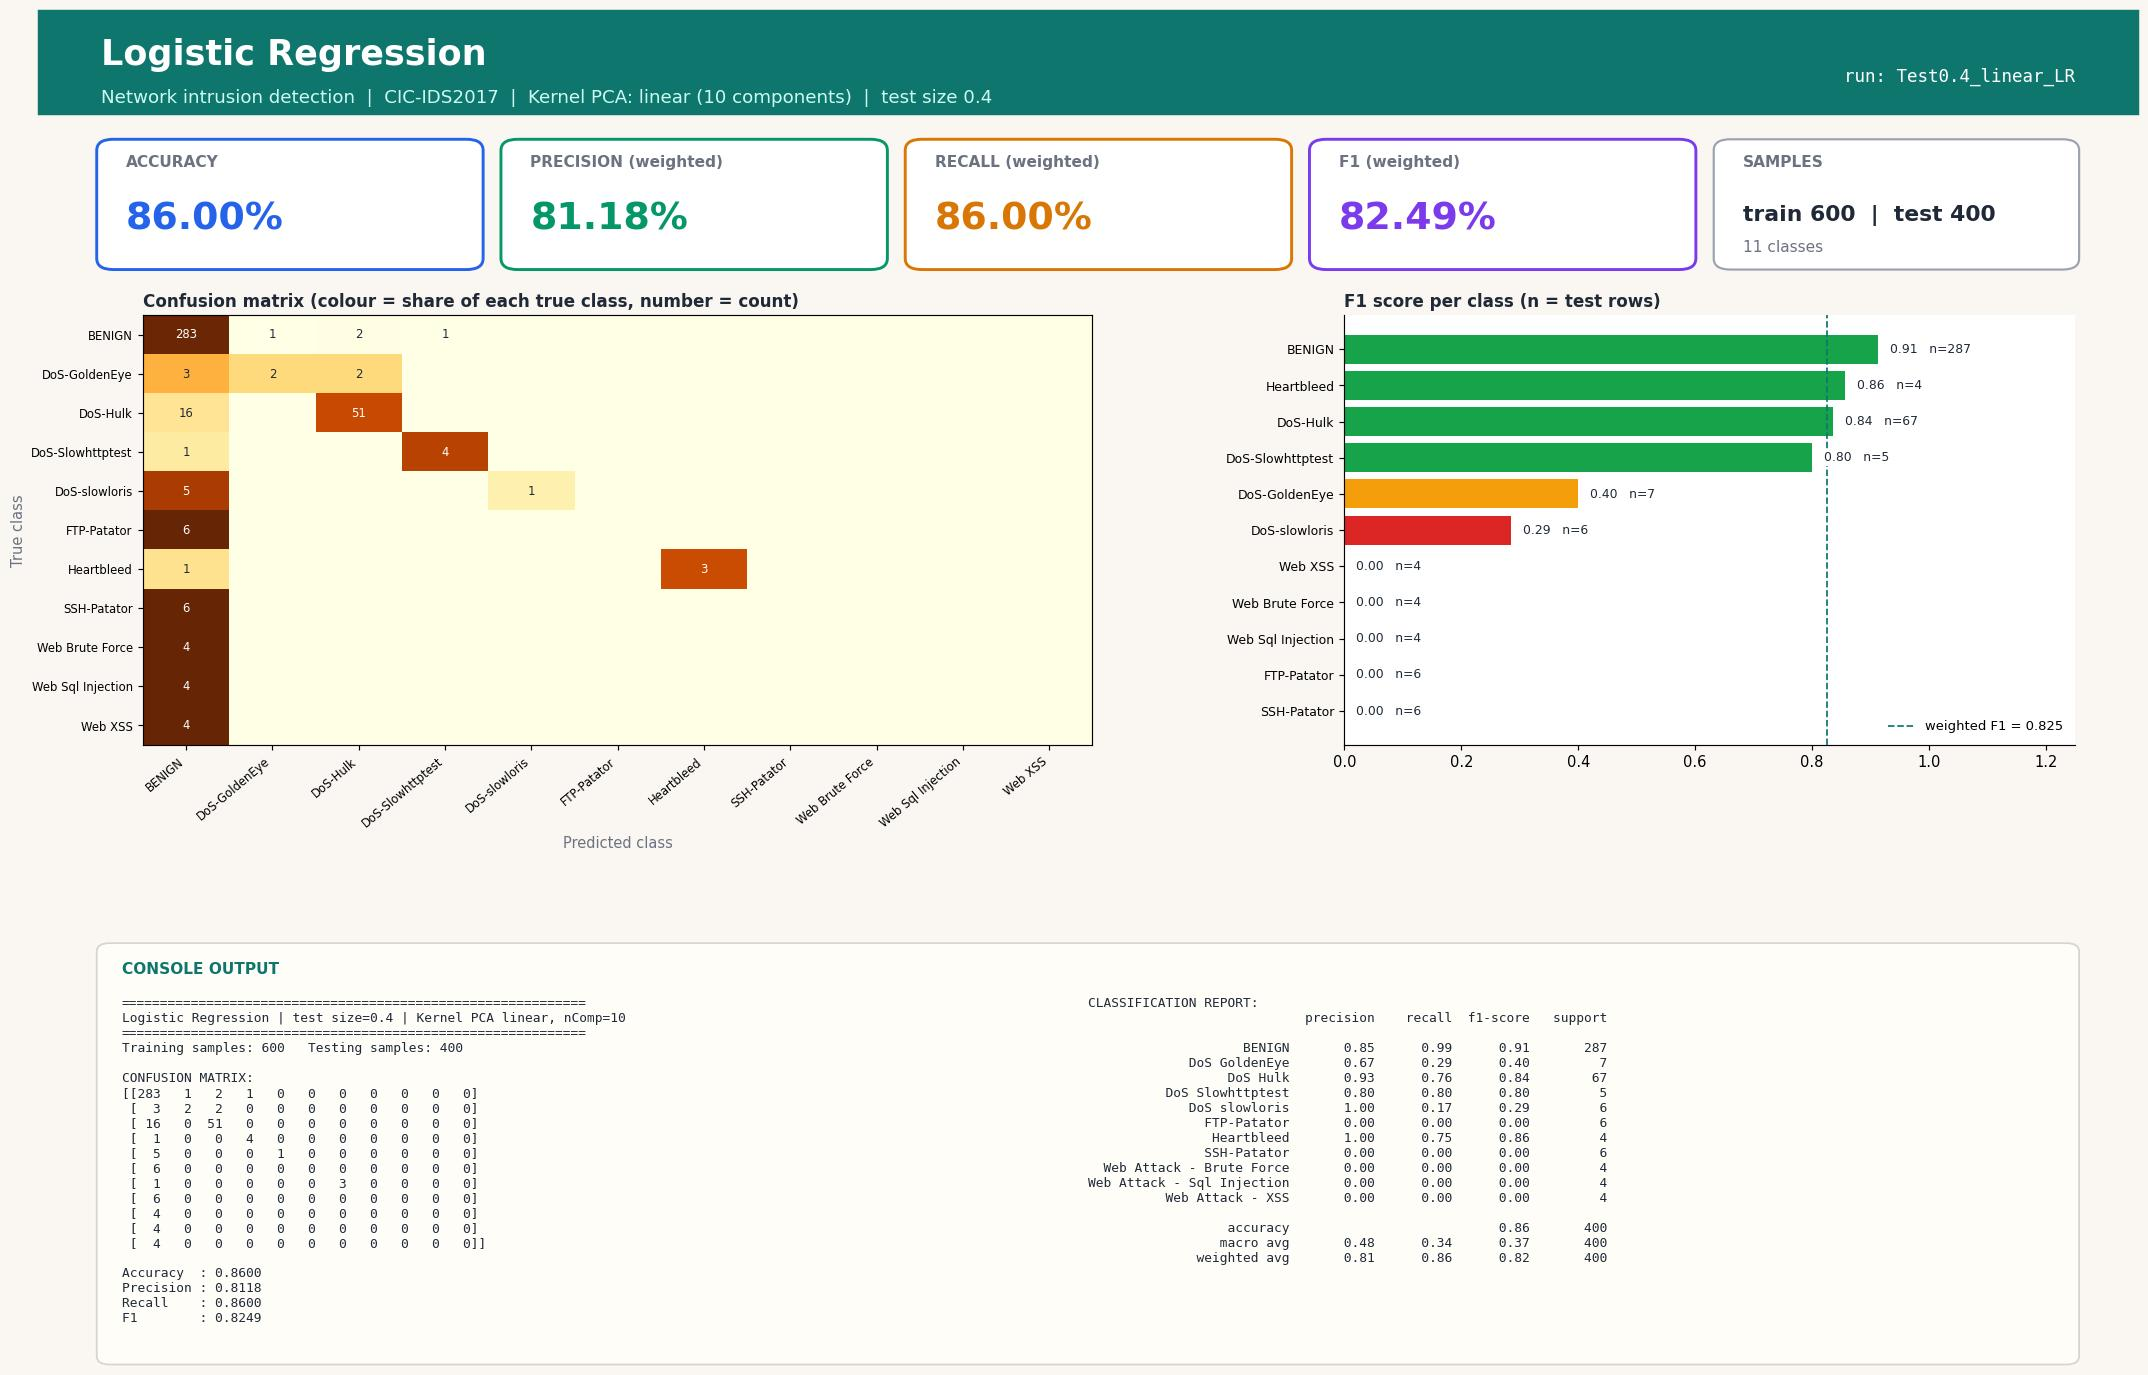

Reproduce this figure in Python.
#!/usr/bin/env python3
"""Logistic Regression | Test size 0.4 | Kernel PCA kernel=linear, n_components=10
CIC-IDS2017 (Tue+Wed+Thu-morning) 1000-row stratified sample.
Run in any IDE (Spyder / VS Code / PyCharm / Jupyter): open the file and press Run, no arguments needed.
Saves next to this file: 'Test0.4_linear_LR.jpg' - one image with the console output (confusion matrix, metrics, classification report) plus charts."""
import json, os
import numpy as np
import matplotlib.pyplot as plt
from sklearn.decomposition import KernelPCA
from sklearn.linear_model import LogisticRegression
from sklearn.metrics import (accuracy_score, classification_report, confusion_matrix,
                             f1_score, precision_score, recall_score)
from sklearn.model_selection import train_test_split
from sklearn.preprocessing import StandardScaler

TEST_SIZE, KERNEL, N_COMP, ALG, ALG_NAME = 0.4, "linear", 10, "LR", "Logistic Regression"
try:
    HERE = os.path.dirname(os.path.abspath(__file__))
except NameError:                      # Jupyter / interactive console
    HERE = os.getcwd()
def _find_root():                      # folder that contains data/sample.npz (works from any working directory)
    for p in (HERE, os.path.join(HERE, ".."), os.path.join(HERE, "..", ".."), os.getcwd()):
        if os.path.exists(os.path.join(p, "data", "sample.npz")):
            return os.path.abspath(p)
    raise FileNotFoundError("data/sample.npz not found - run prepare_data.py or keep the repo folder structure")
ROOT = _find_root()
tag = f"Test{TEST_SIZE}_{KERNEL}_{ALG}"

# 1. LOAD cached, cleaned sample (see prepare_data.py)
d = np.load(os.path.join(ROOT, "data", "sample.npz"), allow_pickle=True)
X, y, class_names = d["X"], d["y"], [str(c).replace("�", "-") for c in d["classes"]]

# 2. SPLIT
X_train, X_test, y_train, y_test = train_test_split(
    X, y, test_size=TEST_SIZE, random_state=42, stratify=y)

# 3. SCALE (fit on train only)
scaler = StandardScaler()
X_train = scaler.fit_transform(X_train); X_test = scaler.transform(X_test)

# 4. DIMENSIONALITY REDUCTION: Kernel PCA (fit on train only; gamma = sklearn default 1/n_features)
kpca = KernelPCA(n_components=N_COMP, kernel=KERNEL, random_state=0)
X_train = kpca.fit_transform(X_train); X_test = kpca.transform(X_test)

# 5. CLASSIFIER
classifier = LogisticRegression(max_iter=1000, solver="lbfgs", random_state=0)
classifier.fit(X_train, y_train)
y_pred = classifier.predict(X_test)

# 6. METRICS
labels = np.arange(len(class_names))
cm = confusion_matrix(y_test, y_pred, labels=labels)
res = dict(test_size=TEST_SIZE, kernel=KERNEL, n_components=N_COMP, algorithm=ALG, model=ALG_NAME,
           n_train=int(len(y_train)), n_test=int(len(y_test)),
           accuracy=accuracy_score(y_test, y_pred),
           precision=precision_score(y_test, y_pred, average="weighted", zero_division=0),
           recall=recall_score(y_test, y_pred, average="weighted", zero_division=0),
           f1=f1_score(y_test, y_pred, average="weighted", zero_division=0))
report = classification_report(y_test, y_pred, labels=labels, target_names=class_names, zero_division=0)
lines = ["=" * 60, f"{ALG_NAME} | test size={TEST_SIZE} | Kernel PCA {KERNEL}, nComp={N_COMP}", "=" * 60,
         f"Training samples: {len(y_train)}   Testing samples: {len(y_test)}", "", "CONFUSION MATRIX:", np.array2string(cm), ""]
for k in ("accuracy", "precision", "recall", "f1"): lines.append(f"{k.capitalize():10s}: {res[k]:.4f}")
lines += ["", "CLASSIFICATION REPORT:", report]
console_output = "\n".join(lines); print(console_output)

# 7. VISUAL OUTPUT: ONE report-style image (banner, KPI cards, charts, console output) - real results only
from matplotlib.patches import FancyBboxPatch, Rectangle
short = [c.replace("Web Attack - ", "Web ").replace("DoS ", "DoS-") for c in class_names]
rep = classification_report(y_test, y_pred, labels=labels, target_names=class_names, zero_division=0, output_dict=True)
cmn = cm / np.maximum(cm.sum(axis=1, keepdims=True), 1)          # row-normalised = per-class recall
INK, MUTED, BG, ACC = "#1f2937", "#6b7280", "#faf7f2", "#0f766e"
fig = plt.figure(figsize=(20, 13.2), dpi=105, facecolor=BG)
fig.add_artist(Rectangle((0, 0.925), 1, 0.075, transform=fig.transFigure, color=ACC, zorder=0))
fig.text(0.03, 0.968, f"{ALG_NAME}", fontsize=24, fontweight="bold", color="white", va="center")
fig.text(0.03, 0.937, f"Network intrusion detection  |  CIC-IDS2017  |  Kernel PCA: {KERNEL} ({N_COMP} components)  |  test size {TEST_SIZE}",
         fontsize=12.5, color="#ccfbf1", va="center")
fig.text(0.97, 0.952, f"run: {tag}", fontsize=12, color="white", ha="right", va="center", family="monospace")

# KPI cards
cards = [("ACCURACY", res["accuracy"], "#2563eb"), ("PRECISION (weighted)", res["precision"], "#059669"),
         ("RECALL (weighted)", res["recall"], "#d97706"), ("F1 (weighted)", res["f1"], "#7c3aed")]
for i, (lab, v, col) in enumerate(cards):
    x0 = 0.03 + i * 0.1925
    fig.add_artist(FancyBboxPatch((x0, 0.815), 0.18, 0.09, boxstyle="round,pad=0.002,rounding_size=0.008", transform=fig.transFigure,
                                  facecolor="white", edgecolor=col, linewidth=2))
    fig.text(x0 + 0.012, 0.887, lab, fontsize=10.5, color=MUTED, fontweight="bold")
    fig.text(x0 + 0.012, 0.842, f"{v * 100:.2f}%", fontsize=26, color=col, fontweight="bold")
fig.add_artist(FancyBboxPatch((0.80, 0.815), 0.17, 0.09, boxstyle="round,pad=0.002,rounding_size=0.008", transform=fig.transFigure,
                              facecolor="white", edgecolor="#9ca3af", linewidth=1.5))
fig.text(0.812, 0.887, "SAMPLES", fontsize=10.5, color=MUTED, fontweight="bold")
fig.text(0.812, 0.848, f"train {res['n_train']}  |  test {res['n_test']}", fontsize=15, color=INK, fontweight="bold")
fig.text(0.812, 0.826, f"{len(class_names)} classes", fontsize=10.5, color=MUTED)

gs = fig.add_gridspec(1, 2, left=0.05, right=0.97, top=0.78, bottom=0.47, wspace=0.30, width_ratios=[1.3, 1])
ax1 = fig.add_subplot(gs[0, 0]); ax2 = fig.add_subplot(gs[0, 1])
for ax in (ax1, ax2): ax.set_facecolor("white")
im = ax1.imshow(cmn, cmap="YlOrBr", vmin=0, vmax=1, aspect="auto")
ax1.set_xticks(labels); ax1.set_yticks(labels); ax1.set_xticklabels(short, rotation=40, ha="right", fontsize=8); ax1.set_yticklabels(short, fontsize=8)
ax1.set_title("Confusion matrix (colour = share of each true class, number = count)", loc="left", fontsize=11.5, color=INK, fontweight="bold")
ax1.set_xlabel("Predicted class", color=MUTED); ax1.set_ylabel("True class", color=MUTED)
for a_ in labels:
    for b_ in labels:
        if cm[a_, b_]: ax1.text(b_, a_, cm[a_, b_], ha="center", va="center", fontsize=8, color="white" if cmn[a_, b_] > 0.6 else INK)
f1s = [rep[c]["f1-score"] for c in class_names]; sup = [int(rep[c]["support"]) for c in class_names]
order = np.argsort(f1s)
cols = ["#dc2626" if f1s[i] < 0.34 else "#f59e0b" if f1s[i] < 0.67 else "#16a34a" for i in order]
ax2.barh(range(len(order)), [f1s[i] for i in order], color=cols)
ax2.set_yticks(range(len(order))); ax2.set_yticklabels([short[i] for i in order], fontsize=8.5); ax2.set_xlim(0, 1.25)
ax2.set_title("F1 score per class (n = test rows)", loc="left", fontsize=11.5, color=INK, fontweight="bold")
for k, i in enumerate(order): ax2.text(f1s[i] + 0.02, k, f"{f1s[i]:.2f}   n={sup[i]}", va="center", fontsize=8.5, color=INK, zorder=5, bbox=dict(facecolor="white", edgecolor="none", pad=1))
for sp in ("top", "right"): ax2.spines[sp].set_visible(False)
ax2.axvline(res["f1"], color=ACC, ls="--", lw=1.2, label=f"weighted F1 = {res['f1']:.3f}"); ax2.legend(loc="lower right", fontsize=9, frameon=False)

# console output panel (same text that is printed to the console)
fig.add_artist(FancyBboxPatch((0.03, 0.025), 0.94, 0.30, boxstyle="round,pad=0.002,rounding_size=0.006", transform=fig.transFigure,
                              facecolor="#fffdf8", edgecolor="#d6d3d1", linewidth=1.2))
fig.text(0.04, 0.305, "CONSOLE OUTPUT", fontsize=10.5, color=ACC, fontweight="bold")
split_at = lines.index("CLASSIFICATION REPORT:")
fig.text(0.04, 0.288, "\n".join(lines[:split_at]), family="monospace", fontsize=8.8, color=INK, va="top")
fig.text(0.50, 0.288, "\n".join(lines[split_at:]), family="monospace", fontsize=8.8, color=INK, va="top")
plt.savefig(os.path.join(HERE, tag + ".jpg"), format="jpg", bbox_inches="tight", facecolor=BG)
if os.environ.get("ACN_NO_SHOW") != "1": plt.show()   # IDEs display the image; run_all.py disables this
plt.close()

os.makedirs(os.path.join(ROOT, "results", "json"), exist_ok=True)
with open(os.path.join(ROOT, "results", "json", tag + ".json"), "w") as f: json.dump(res, f)
